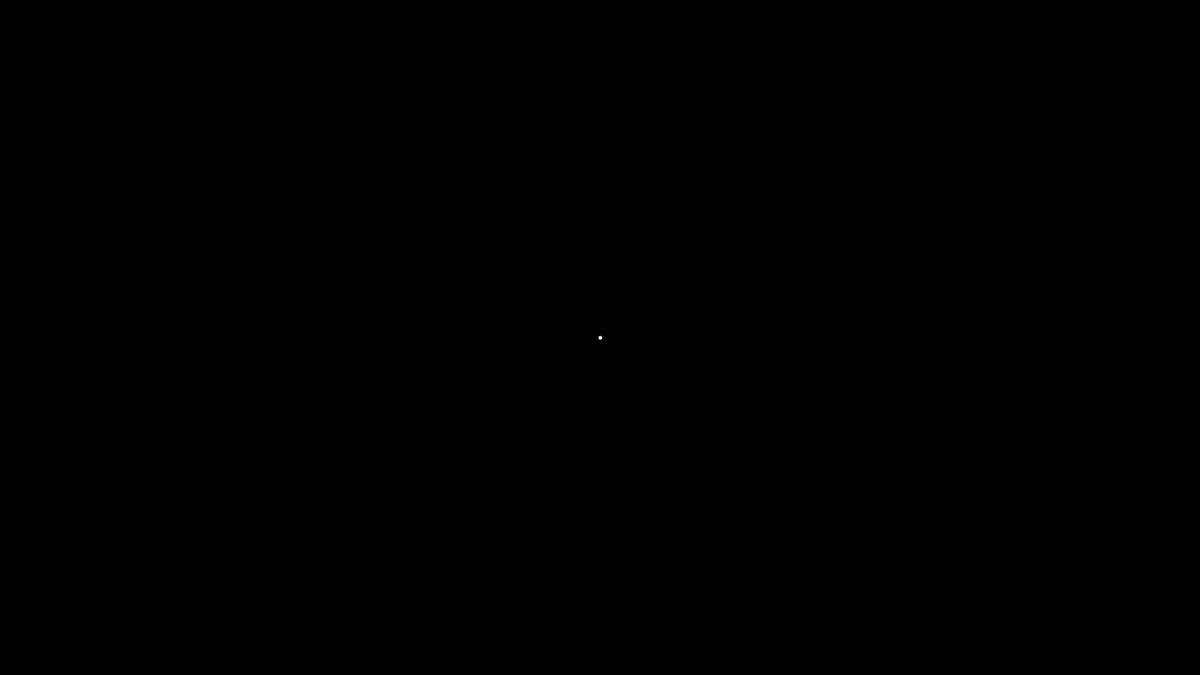
Frame 1 (no input)
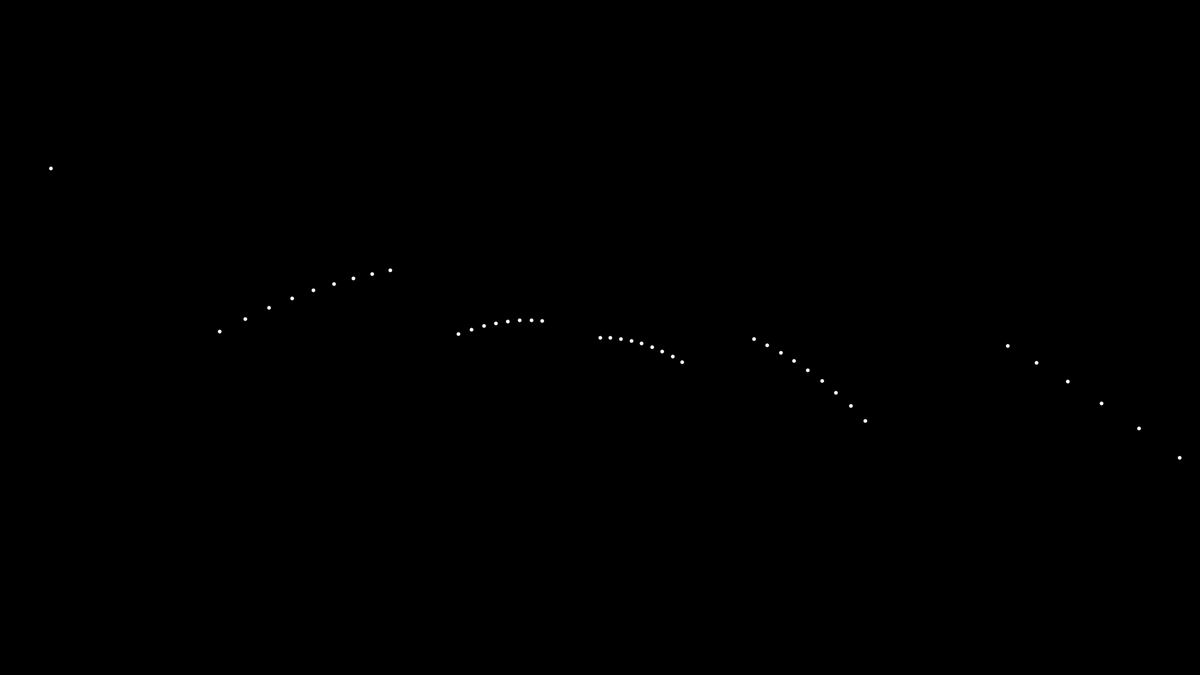
Frame 60 (the mouse pressed at the canvas centre just before this capture)
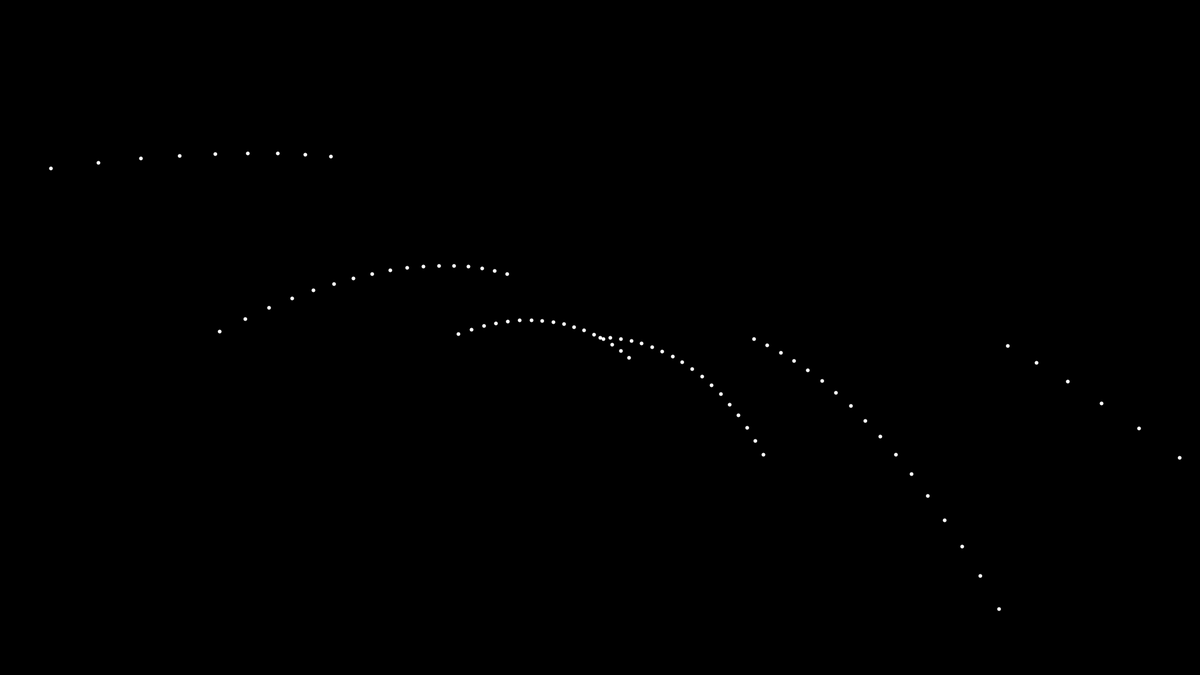
Frame 120 (the mouse held since frame 60 and released just before this capture)

The Processing sketch that drew these frames (run headless with seeded random() and noise(); from frame 60 on, the mouse is pressed at the canvas centre):

// Processing sketch: dotFlowerLong
// ── dotFlowerLong.pde
void setup(){
  size(1920,1080);
  background(0);
  fill(255);
  stroke(255);
  strokeWeight(2);
  
  
  //float theta = 0;
  //float r = 50;
  //translate(width/2, height/2);
  //for(theta=0; theta<360; theta++){
  //  r = 500 * tan(2*theta*(PI/180));
  //  float x = r * cos(theta*(PI/180)); 
  //  float y = r * sin(theta*(PI/180));
  //  //line(0,0,x,y);
  //  circle(x,y,4);
  //}
  
  frameRate(120);
}

float theta = 0;
float r = 0;

void draw(){
  if(theta < 1128 || mousePressed){ //365  1108
    translate(width/2, height/2);
    r = 500 * tan(6*theta);
    float x = r * cos(theta*(PI/180)); 
    float y = r * sin(theta*(PI/180));
    //line(0,0,x,y);
    circle(x,y,4);
    theta += .3; // PI is tangetnFillingUP --> .2
    println(x + ", " + y + "\t\t" + theta);
  }
}
